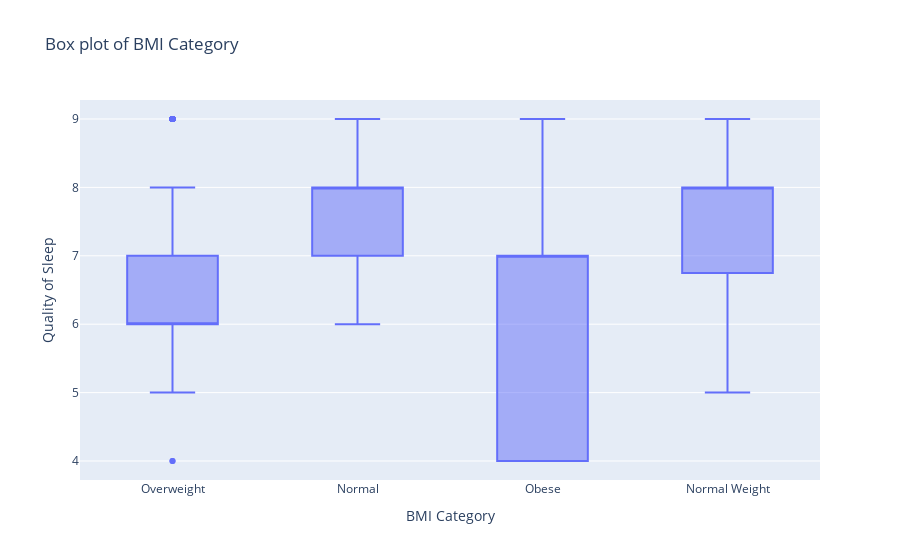

The cell this chart's notebook holds for it:
### Code cell
# Plotting a box plot for the relationship between the Quality of SLeep and BMI Category
fig = px.box(sleep_data, x="bmi_category", y="quality_of_sleep",
             title="Box plot of BMI Category")

fig.update_layout(
    xaxis_title="BMI Category",
    yaxis_title="Quality of Sleep",
)

fig.show()

### Figure 1 — Plotly figure (JSON) as saved in the notebook; plotly's stock layout.template omitted (floating-point values rounded to 4 significant figures; data arrays with more than 128 entries replaced by an {"elided": "..."} marker saying what was removed)
{"data": [{"alignmentgroup": "True", "hovertemplate": "bmi_category=%{x}<br>quality_of_sleep=%{y}<extra></extra>", "legendgroup": "", "marker": {"color": "#636efa"}, "name": "", "notched": false, "offsetgroup": "", "orientation": "v", "showlegend": false, "type": "box", "x": {"elided": "374 str values"}, "x0": " ", "xaxis": "x", "y": {"elided": "374 int values"}, "y0": " ", "yaxis": "y"}], "layout": {"boxmode": "group", "legend": {"tracegroupgap": 0}, "title": {"text": "Box plot of BMI Category"}, "xaxis": {"anchor": "y", "domain": [0, 1], "title": {"text": "BMI Category"}}, "yaxis": {"anchor": "x", "domain": [0, 1], "title": {"text": "Quality of Sleep"}}}}
